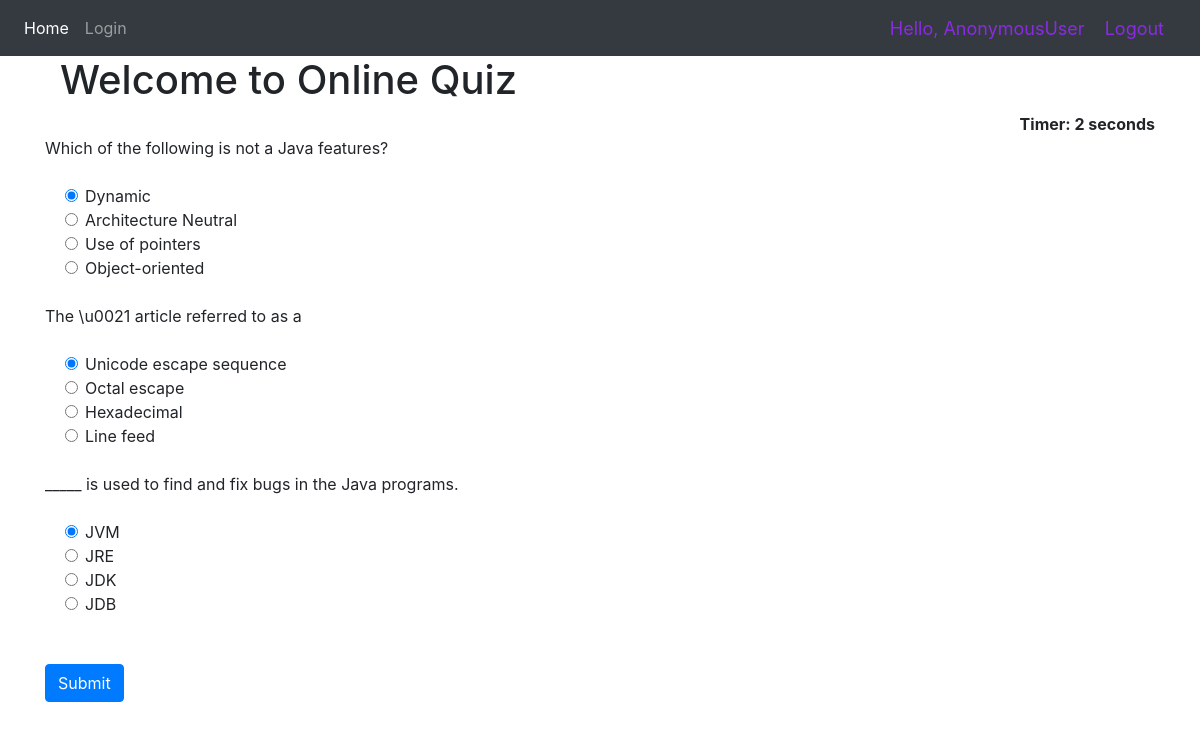
The page / on the database its author committed.
### Quiz/models.py (models this page shows, shortened)
class QuesModel(models.Model):
    question = models.CharField(max_length=200,null=True)
    op1 = models.CharField(max_length=200,null=True)
    op2 = models.CharField(max_length=200,null=True)
    op3 = models.CharField(max_length=200,null=True)
    op4 = models.CharField(max_length=200,null=True)
    ans = models.CharField(max_length=200,null=True)

### Quiz/views.py (the view)
# urls.py: 2. Add a URL to urlpatterns:  path('', views.home, name='home')
def home(request):
    if request.method == 'POST':
        print(request.POST)
        questions=QuesModel.objects.all()
        score=0
        wrong=0
        correct=0
        total=0
        for q in questions:
            total+=1
            print(request.POST.get(q.question))
            print(q.ans)
            print()
            if q.ans ==  request.POST.get(q.question):
                score+=10
                correct+=1
            else:
                wrong+=1
        percent = score/(total*10) *100
        context = {
            'score':score,
            'time': request.POST.get('timer'),
            'correct':correct,
            'wrong':wrong,
            'percent':percent,
            'total':total
        }
        return render(request,'Result.html',context)
    else:
        questions=QuesModel.objects.all()
        context = {
            'questions':questions
        }
        return render(request,'Home.html',context)

### Quiz/templates/Home.html (shortened to what this page needs)
{% extends 'dependencies.html' %}
{% block content %}
{% load static %}
<div class="container ">
 <h1>  <div class="col-xs-12 col-md-6 ">Welcome to Online Quiz</div></h1>
<div align="right " id="displaytimer"><b>Timer: 0 seconds</b></div>
 <form method='post' action=''>
    {% for q  in questions%}
    <div class="form-group">
      <label for="question">{{q.question}}</label>
    </div>
    <div class="form-check">
        <div class="form-check">
            <input class="form-check-input" type="radio" name="{{q.question}}" id="gridRadios1" value="option1" checked>
            <label class="form-check-label" for="gridRadios1">
                {{q.op1}}
            </label>
        </div>
        <div class="form-check">
            <input class="form-check-input" type="radio" name="{{q.question}}" id="gridRadios2" value="option2">
            <label class="form-check-label" for="gridRadios2">
                {{q.op2}}
            </label>
        </div>
        <div class="form-check">
            <input class="form-check-input" type="radio" name="{{q.question}}" id="gridRadios1" value="option3">
            <label class="form-check-label" for="gridRadios1">
                {{q.op3}}
            </label>
        </div>
        <div class="form-check">
            <input class="form-check-input" type="radio" name="{{q.question}}" id="gridRadios2" value="option4">
            <label class="form-check-label" for="gridRadios2">
                {{q.op4}}
            </label>
        </div>
        <br>
    </div>
    {% endfor %}
    <br>
    <button type="submit" class="btn btn-primary">Submit</button>
  </form>
</div>
{% endblock %}

### Quiz/templates/dependencies.html (shortened to what this page needs)
{% load static %}
<html>
    <head>
        <link rel="stylesheet" href="https://stackpath.bootstrapcdn.com/bootstrap/4.5.0/css/bootstrap.min.css">
    </head>
    <body>
        {% include 'Navbar.html' %}
        {% block content %}
        {% endblock %}
        <br>
    </body>
</html>

### Quiz/templates/Navbar.html (shortened to what this page needs)
{% load static %}
<nav class="navbar navbar-expand-lg navbar-dark bg-dark">
  <div class="collapse navbar-collapse" id="navbarNav">
    <ul class="navbar-nav">
      <li class="nav-item active">
        <a class="nav-link" href="{% url 'home' %}">Home</a>
      </li>
      <li class="nav-item">
        <a class="nav-link" href="{% url 'login' %}">Login</a>
      </li>
    </ul>
  </div>
  <span class="greet">Hello, {{request.user}}</span>
  <span ><a  class="greet" href="{% url 'logout' %}">Logout</a></span>
</nav>

### Quiz/templates/Navbar.html (style rules this page uses)
.greet { font-size: 18px; color:blueviolet; margin-right: 20px; }

### rows shown on the page
QuesModel: question "Which of the following is not a Java features?", op1 "Dynamic", op2 "Architecture Neutral", op3 "Use of pointers", op4 "Object-oriented"
QuesModel: question "The \\u0021 article referred to as a", op1 "Unicode escape sequence", op2 "Octal escape", op3 "Hexadecimal", op4 "Line feed"
QuesModel: question "_____ is used to find and fix bugs in the Java programs.", op1 "JVM", op2 "JRE", op3 "JDK", op4 "JDB"

### other values the page prints
{{ request.user }} "AnonymousUser"
